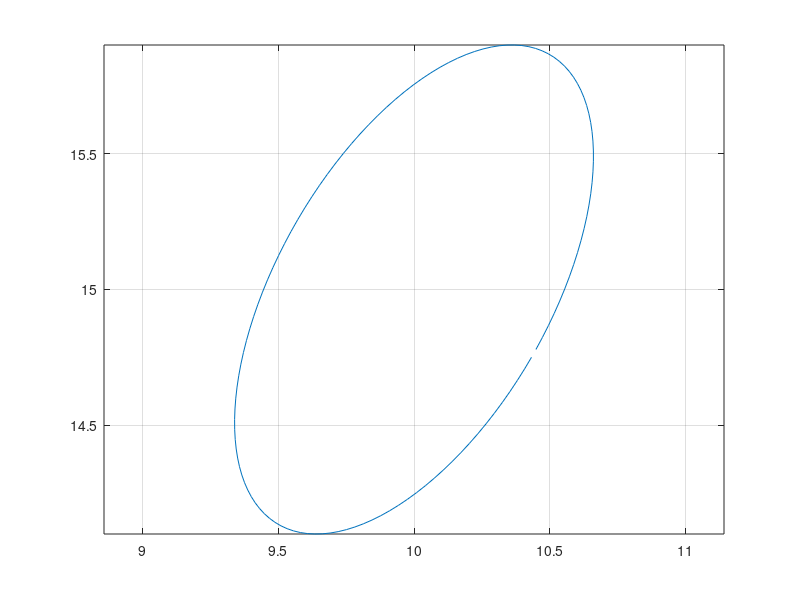

The MATLAB script that drew this image:
%%%%%%FUNCTION DESCRIPTION
%This file is designed to test plotting ellipses
%It is meant for envisioning what an image or path will look like
%%%%%%%%%%%%%%%%%%%%%%%%%

%Math from http://stackoverflow.com/questions/29367548/how-to-apply-rotation-to-an-ellipse-defined-by-center-and-axis-lengths

majorAxis = 2;
minorAxis = 1;
centerX = 10;
centerY = 15;
orientation = -120;

theta = 0 : 0.05 : 2*pi;
orientation=orientation*pi/180;
xx = (majorAxis/2) * sin(theta) + centerX;
yy = (minorAxis/2) * cos(theta) + centerY;

xx2 = (xx-centerX)*cos(orientation) - (yy-centerY)*sin(orientation) + centerX;
yy2 = (xx-centerX)*sin(orientation) + (yy-centerY)*cos(orientation) + centerY;
plot(xx2,yy2)
axis equal
grid